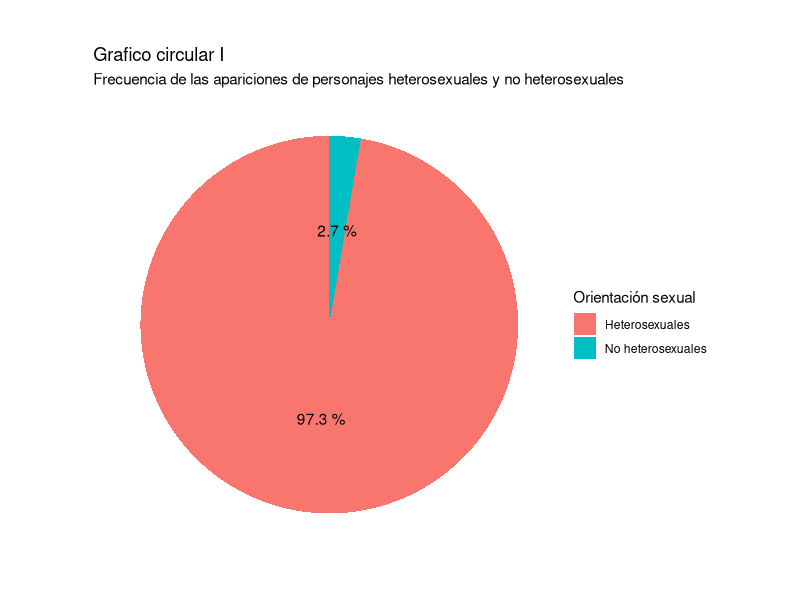
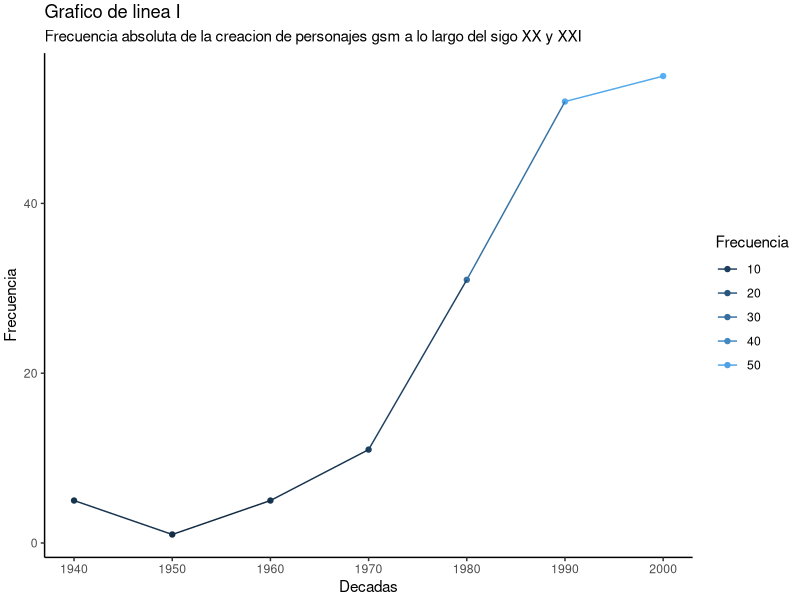
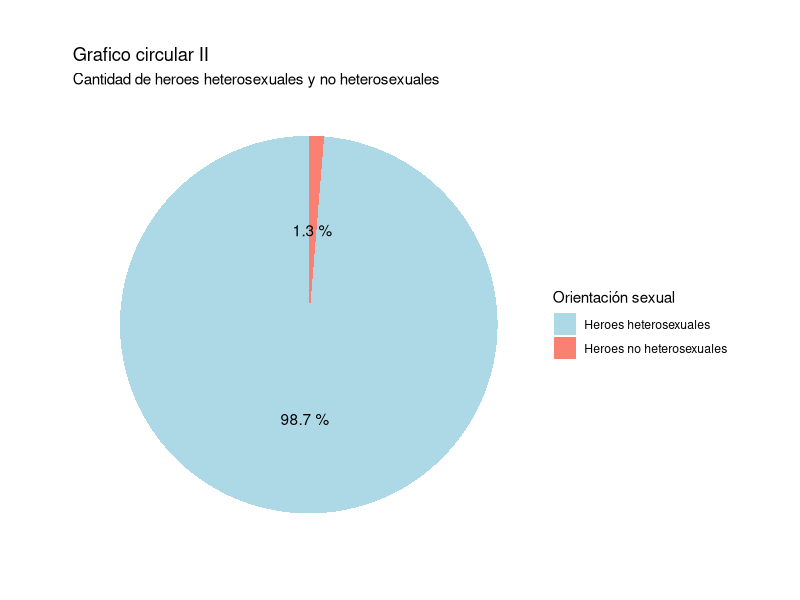
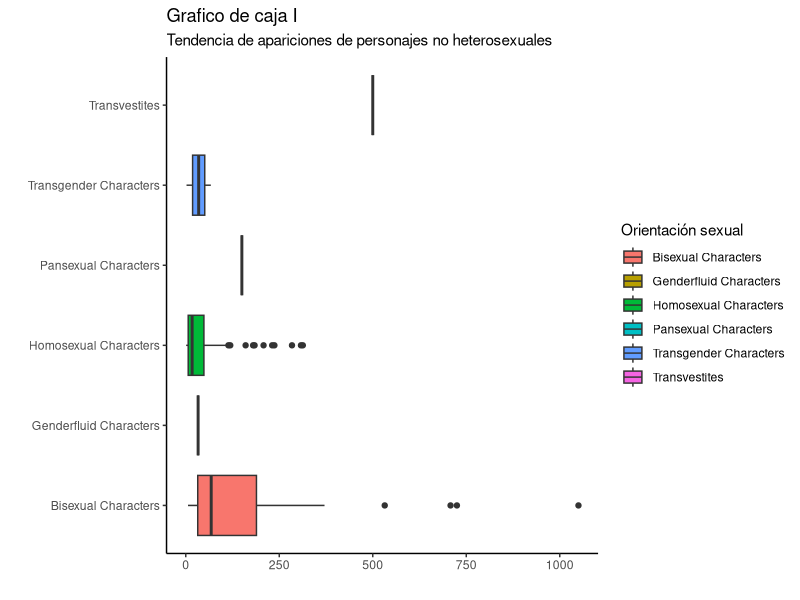
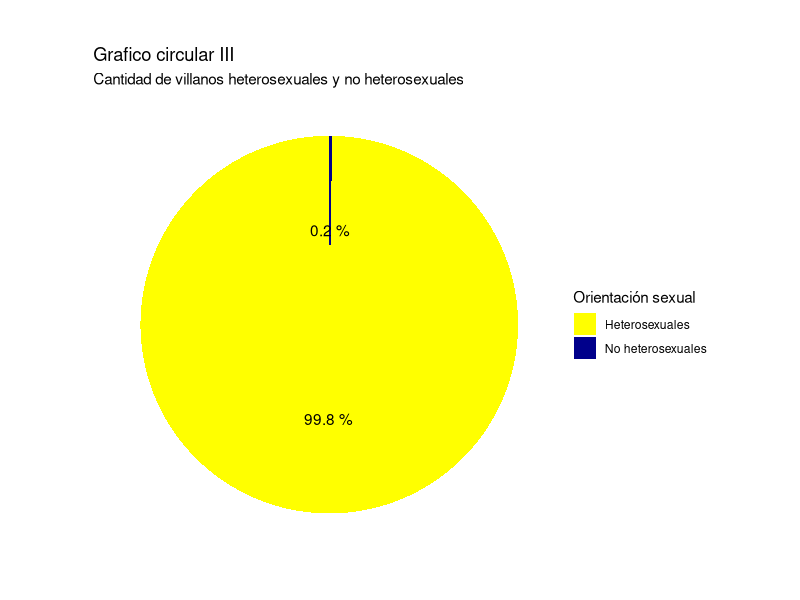
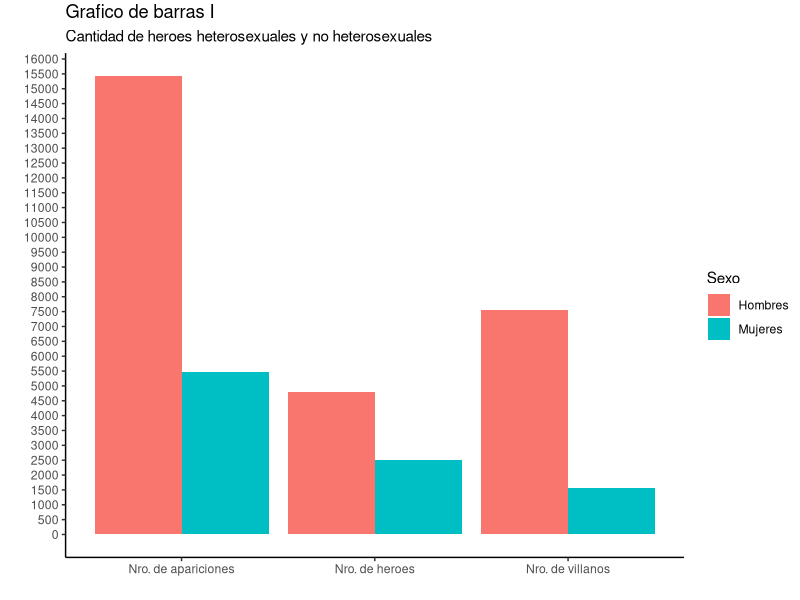
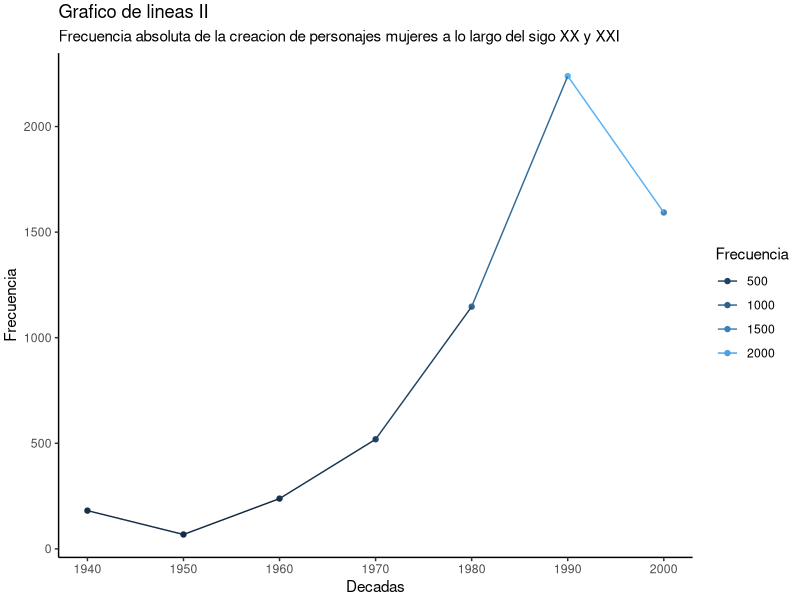

Here is the R script that generated these plots, in order:
## ---- chunk 1
knitr::opts_chunk$set(echo = TRUE)
library(knitr)
library(tidyverse)

## ---- chunk 2

table_1 <-read.csv(file = 'table_1.csv')
table_1_f <- table_1 %>%summarise(Orientacion,fi,hi,porcentajes)

kable(table_1_f,digits=2,caption="Número de apariciones entre personajes personajes catalogados como minorías sexuales y personajes heterosexuales", col.names = c("Orientación sexual","fi","hi","%"),align = 'c')
## ---- chunk 3
graphic_data_1 <-read.csv(file = 'graphic_data_1.csv')
ggplot(graphic_data_1,mapping = aes(x="",y=Frecuecia, fill=Grupo))+
  geom_bar(stat = "identity")+
  coord_polar(theta="y")+
  theme_classic()+
	scale_x_discrete("") +     # configuración eje X (etiqueta del eje)
    scale_y_continuous("") +
    geom_text(aes(label=Porcentajes),
              position=position_stack(vjust=0.5))+
    theme_void()+
    labs(
    	title="Grafico circular I",
       subtitle = "Frecuencia de las apariciones de personajes heterosexuales y no heterosexuales")+
    theme(plot.margin = margin(1, 1, 1, 1, "cm"))+
    guides(fill=guide_legend(title="Orientación sexual"))

## ---- chunk 4
  graphic_data_2 <-read.csv(file = 'graphic_data_2.csv')
  table_2_f <- graphic_data_2 %>%summarise(decades,decadesResults,gsmDecades_hi,gsmDecadesPerc)
  
  kable(table_2_f,digit=2,caption="Primeras apariciones de los personajes catalogados como minorías sexuales
", col.names = c("Primera aparición","fi","hi","%"),align = 'c')
  
## ---- chunk 5


ggplot(data=graphic_data_2,mapping=aes(x=decades,y=decadesResults, group=1,color=decadesResults))+
	
	geom_point()+
	geom_line()+
	theme_classic()+
	scale_x_continuous(name="Decadas",breaks=graphic_data_2$decades) +     # configuración eje X (etiqueta del eje)
    scale_y_continuous("Frecuencia") +
    labs(title="Grafico de linea I",subtitle = "Frecuencia absoluta de la creacion de personajes gsm a lo largo del sigo XX y XXI")+
    theme(plot.margin = margin(0.1, 0.1, 0.1, 0.1, "cm"))+
    guides(color=guide_legend(title="Frecuencia"))
## ---- chunk 6
  graphic_data_3 <-read.csv(file = 'graphic_data_3.csv')
  table_3_f <- graphic_data_3 %>%summarise(heroesGroups,gsmHeroesAmounts,gsmHeroes_hi,gsmHeroesPercentages)
  
  kable(table_2_f,digit=2,caption="Primeras apariciones de los personajes catalogados como minorías sexuales
", col.names = c("orientación sexual","fi","hi","%"),align = 'c')
  
ggplot(graphic_data_3,mapping = aes(x="",gsmHeroesAmounts, fill=heroesGroups))+
  geom_bar(stat = "identity")+
  coord_polar(theta="y")+
  theme_classic()+
	scale_x_discrete("") +     # configuración eje X (etiqueta del eje)
    scale_y_continuous("") +
    geom_text(aes(label=gsmHeroesPercentages),
              position=position_stack(vjust=0.5))+
    theme_void()+
    scale_fill_manual(values=c("lightblue","salmon"))+
    labs(
    	title="Grafico circular II",
       subtitle = "Cantidad de heroes heterosexuales y no heterosexuales")+
    theme(plot.margin = margin(1, 1, 1, 1, "cm"))+
    guides(fill=guide_legend(title="Orientación sexual"))
## ---- chunk 7
  table_4 <-read.csv(file = 'table_4.csv')

  table_4_f <- table_4%>%summarise(gsmType
	,transInfo,homoInfo,panSexInfo,fluidInfo,biSexInfo)
   kable(table_4_f,digit=2,caption=" Tendencia de apariciones entre las minorías sexuales", col.names = c(),align = 'c')
   
## ---- chunk 8
  graphic_data_4  <-read.csv(file = 'graphic_data_4.csv')

ggplot(data = graphic_data_4, mapping = aes(x = gsm, y = appearances,fill=gsm)) + 
  geom_boxplot()+
	coord_flip()+
  theme_classic()+
	scale_x_discrete("") +     # configuración eje X (etiqueta del eje)
    scale_y_continuous("") +
    labs(
    	title="Grafico de caja I",
       subtitle = "Tendencia de apariciones de personajes no heterosexuales")+
    theme(plot.margin = margin(0.2, 0.2, 0.2, 0.2, "cm"))+
    guides(fill=guide_legend(title="Orientación sexual"))
   
## ---- chunk 9
  graphic_data_5  <-read.csv(file = 'graphic_data_5.csv')

ggplot(graphic_data_5,mapping = aes(x="",y=gsmVillianAmounts, fill=villianGroups))+
  geom_bar(stat = "identity")+
  coord_polar(theta="y")+
  theme_classic()+
	scale_x_discrete("") +     # configuración eje X (etiqueta del eje)
    scale_y_continuous("") +
    geom_text(aes(label=gsmVilliansPercentages),
              position=position_stack(vjust=0.5))+
    theme_void()+
    scale_fill_manual(values=c("yellow","darkblue"))+
    labs(
    	title="Grafico circular III",
       subtitle = "Cantidad de villanos heterosexuales y no heterosexuales")+
    theme(plot.margin = margin(1, 1, 1, 1, "cm"))+
    guides(fill=guide_legend(title="Orientación sexual"))
   
## ---- chunk 10
  graphic_data_6  <-read.csv(file = 'graphic_data_6.csv')

ggplot(data = graphic_data_6) +
  geom_bar(mapping = aes(x = Grupo, y = freq, fill = Sexo), stat = "identity",position="dodge")+
  scale_y_continuous(breaks=0:32/2*1000,name="")+
  theme_classic()+
	scale_x_discrete("") +     # configuración eje X (etiqueta del eje)

    labs(
    	title="Grafico de barras I",
       subtitle = "Cantidad de heroes heterosexuales y no heterosexuales")+
    theme(plot.margin = margin(0.1, 0.1, 0.1, 0.1, "cm"))+
    guides(fill=guide_legend(title="Sexo"))
   
## ---- chunk 11
  graphic_data_7  <-read.csv(file = 'graphic_data_7.csv')
decadesVec <- graphic_data_7$decades
decadesWomenResultsVec <- graphic_data_7$decadesWomenResults

ggplot(mapping=aes(decadesVec,decadesWomenResultsVec, group=1,color=decadesWomenResultsVec))+
	
	geom_point()+
	geom_line()+
	theme_classic()+
	scale_x_continuous(name="Decadas",breaks=decadesVec) +     # configuración eje X (etiqueta del eje)
    scale_y_continuous("Frecuencia") +
    labs(title="Grafico de lineas II",subtitle = "Frecuencia absoluta de la creacion de personajes mujeres a lo largo del sigo XX y XXI")+
    theme(plot.margin = margin(0.1, 0.1, 0.1, 0.1, "cm"))+
    guides(color=guide_legend(title="Frecuencia"))
